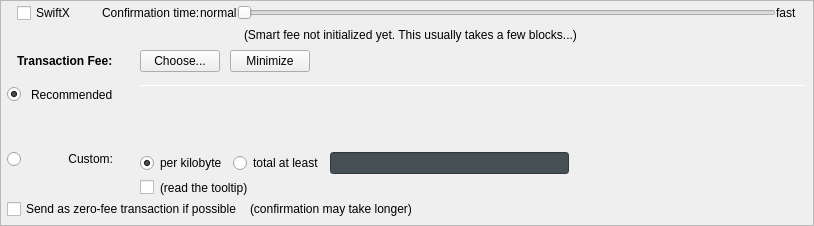
         <widget class="QFrame" name="frameFee">
          <property name="sizePolicy">
           <sizepolicy hsizetype="Expanding" vsizetype="Expanding">
            <horstretch>0</horstretch>
            <verstretch>0</verstretch>
           </sizepolicy>
          </property>
          <property name="maximumSize">
           <size>
            <width>16777215</width>
            <height>16777215</height>
           </size>
          </property>
          <property name="frameShape">
           <enum>QFrame::StyledPanel</enum>
          </property>
          <property name="frameShadow">
           <enum>QFrame::Sunken</enum>
          </property>
          <layout class="QVBoxLayout" name="verticalLayoutFee1">
           <property name="spacing">
            <number>0</number>
           </property>
           <property name="leftMargin">
            <number>0</number>
           </property>
           <property name="topMargin">
            <number>0</number>
           </property>
           <property name="rightMargin">
            <number>0</number>
           </property>
           <property name="bottomMargin">
            <number>0</number>
           </property>
           <item>
            <layout class="QVBoxLayout" name="verticalLayoutFee2" stretch="0,0,0,0">
             <property name="spacing">
              <number>0</number>
             </property>
             <property name="leftMargin">
              <number>6</number>
             </property>
             <property name="topMargin">
              <number>0</number>
             </property>
             <property name="rightMargin">
              <number>6</number>
             </property>
             <item>
              <layout class="QVBoxLayout" name="verticalLayout_feeConf">
               <property name="spacing">
                <number>0</number>
               </property>
               <property name="leftMargin">
                <number>10</number>
               </property>
               <property name="rightMargin">
                <number>10</number>
               </property>
               <property name="bottomMargin">
                <number>5</number>
               </property>
               <item>
                <layout class="QHBoxLayout" name="horizontalLayoutFee9">
                 <item>
                  <widget class="QCheckBox" name="checkSwiftTX">
                   <property name="enabled">
                    <bool>true</bool>
                   </property>
                   <property name="minimumSize">
                    <size>
                     <width>85</width>
                     <height>0</height>
                    </size>
                   </property>
                   <property name="toolTip">
                    <string>SwiftX technology allows for near instant transactions - A flat fee of 0.01 TWINS applies</string>
                   </property>
                   <property name="text">
                    <string>SwiftX</string>
                   </property>
                  </widget>
                 </item>
                 <item>
                  <widget class="QLabel" name="labelSmartFee3">
                   <property name="text">
                    <string>Confirmation time:</string>
                   </property>
                   <property name="margin">
                    <number>2</number>
                   </property>
                  </widget>
                 </item>
                 <item>
                  <widget class="QLabel" name="labelSmartFeeNormal">
                   <property name="text">
                    <string>normal</string>
                   </property>
                   <property name="margin">
                    <number>8</number>
                   </property>
                  </widget>
                 </item>
                 <item>
                  <widget class="QSlider" name="sliderSmartFee">
                   <property name="minimumSize">
                    <size>
                     <width>0</width>
                     <height>24</height>
                    </size>
                   </property>
                   <property name="minimum">
                    <number>0</number>
                   </property>
                   <property name="maximum">
                    <number>24</number>
                   </property>
                   <property name="pageStep">
                    <number>1</number>
                   </property>
                   <property name="value">
                    <number>0</number>
                   </property>
                   <property name="orientation">
                    <enum>Qt::Horizontal</enum>
                   </property>
                   <property name="invertedAppearance">
                    <bool>false</bool>
                   </property>
                   <property name="invertedControls">
                    <bool>false</bool>
                   </property>
                   <property name="tickPosition">
                    <enum>QSlider::NoTicks</enum>
                   </property>
                  </widget>
                 </item>
                 <item>
                  <widget class="QLabel" name="labelSmartFeeFast">
                   <property name="text">
                    <string>fast</string>
                   </property>
                   <property name="margin">
                    <number>8</number>
                   </property>
                  </widget>
                 </item>
                </layout>
               </item>
               <item>
                <layout class="QHBoxLayout" name="horizontalLayout_recommended_texts">
                 <property name="spacing">
                  <number>0</number>
                 </property>
                 <item>
                  <spacer name="horizontalSpacer_8">
                   <property name="orientation">
                    <enum>Qt::Horizontal</enum>
                   </property>
                   <property name="sizeHint" stdset="0">
                    <size>
                     <width>40</width>
                     <height>20</height>
                    </size>
                   </property>
                  </spacer>
                 </item>
                 <item>
                  <widget class="QLabel" name="labelFeeEstimation">
                   <property name="text">
                    <string/>
                   </property>
                   <property name="margin">
                    <number>2</number>
                   </property>
                  </widget>
                 </item>
                 <item>
                  <widget class="QLabel" name="labelSmartFee2">
                   <property name="text">
                    <string>(Smart fee not initialized yet. This usually takes a few blocks...)</string>
                   </property>
                   <property name="alignment">
                    <set>Qt::AlignLeading|Qt::AlignLeft|Qt::AlignVCenter</set>
                   </property>
                   <property name="wordWrap">
                    <bool>false</bool>
                   </property>
                   <property name="margin">
                    <number>2</number>
                   </property>
                   <property name="indent">
                    <number>-1</number>
                   </property>
                  </widget>
                 </item>
                 <item>
                  <spacer name="horizontalSpacer_3">
                   <property name="orientation">
                    <enum>Qt::Horizontal</enum>
                   </property>
                   <property name="sizeHint" stdset="0">
                    <size>
                     <width>40</width>
                     <height>20</height>
                    </size>
                   </property>
                  </spacer>
                 </item>
                </layout>
               </item>
              </layout>
             </item>
             <item>
              <layout class="QHBoxLayout" name="horizontalLayoutFee1">
               <property name="leftMargin">
                <number>10</number>
               </property>
               <property name="rightMargin">
                <number>10</number>
               </property>
               <property name="bottomMargin">
                <number>0</number>
               </property>
               <item>
                <layout class="QVBoxLayout" name="verticalLayoutFee7">
                 <property name="spacing">
                  <number>0</number>
                 </property>
                 <item>
                  <layout class="QHBoxLayout" name="horizontalLayoutSmartFee">
                   <property name="spacing">
                    <number>10</number>
                   </property>
                   <item>
                    <widget class="QLabel" name="labelFeeHeadline">
                     <property name="sizePolicy">
                      <sizepolicy hsizetype="Preferred" vsizetype="Maximum">
                       <horstretch>0</horstretch>
                       <verstretch>0</verstretch>
                      </sizepolicy>
                     </property>
                     <property name="font">
                      <font>
                       <weight>75</weight>
                       <bold>true</bold>
                      </font>
                     </property>
                     <property name="styleSheet">
                      <string notr="true">font-weight:bold;</string>
                     </property>
                     <property name="text">
                      <string>Transaction Fee:</string>
                     </property>
                    </widget>
                   </item>
                   <item>
                    <widget class="QLabel" name="labelFeeMinimized">
                     <property name="text">
                      <string/>
                     </property>
                    </widget>
                   </item>
                   <item>
                    <widget class="QPushButton" name="buttonChooseFee">
                     <property name="text">
                      <string>Choose...</string>
                     </property>
                    </widget>
                   </item>
                   <item>
                    <widget class="QPushButton" name="buttonMinimizeFee">
                     <property name="toolTip">
                      <string>collapse fee-settings</string>
                     </property>
                     <property name="text">
                      <string>Minimize</string>
                     </property>
                    </widget>
                   </item>
                  </layout>
                 </item>
                 <item>
                  <spacer name="verticalSpacer_5">
                   <property name="orientation">
                    <enum>Qt::Vertical</enum>
                   </property>
                   <property name="sizeHint" stdset="0">
                    <size>
                     <width>1</width>
                     <height>1</height>
                    </size>
                   </property>
                  </spacer>
                 </item>
                </layout>
               </item>
               <item>
                <spacer name="horizontalSpacer_4">
                 <property name="orientation">
                  <enum>Qt::Horizontal</enum>
                 </property>
                 <property name="sizeHint" stdset="0">
                  <size>
                   <width>40</width>
                   <height>20</height>
                  </size>
                 </property>
                </spacer>
               </item>
              </layout>
             </item>
             <item>
              <widget class="QFrame" name="frameFeeSelection">
               <layout class="QVBoxLayout" name="verticalLayoutFee12">
                <property name="spacing">
                 <number>0</number>
                </property>
                <property name="leftMargin">
                 <number>0</number>
                </property>
                <property name="topMargin">
                 <number>0</number>
                </property>
                <property name="rightMargin">
                 <number>0</number>
                </property>
                <property name="bottomMargin">
                 <number>0</number>
                </property>
                <item>
                 <layout class="QGridLayout" name="gridLayoutFee">
                  <property name="topMargin">
                   <number>10</number>
                  </property>
                  <property name="bottomMargin">
                   <number>4</number>
                  </property>
                  <property name="horizontalSpacing">
                   <number>10</number>
                  </property>
                  <property name="verticalSpacing">
                   <number>4</number>
                  </property>
                  <item row="2" column="0">
                   <layout class="QVBoxLayout" name="verticalLayoutFee4" stretch="0">
                    <item>
                     <spacer name="verticalSpacer_2">
                      <property name="orientation">
                       <enum>Qt::Vertical</enum>
                      </property>
                      <property name="sizeHint" stdset="0">
                       <size>
                        <width>1</width>
                        <height>1</height>
                       </size>
                      </property>
                     </spacer>
                    </item>
                   </layout>
                  </item>
                  <item row="3" column="0">
                   <layout class="QVBoxLayout" name="verticalLayoutFee9" stretch="0,1">
                    <item>
                     <widget class="QRadioButton" name="radioCustomFee">
                      <property name="text">
                       <string/>
                      </property>
                      <attribute name="buttonGroup">
                       <string notr="true">groupFee</string>
                      </attribute>
                     </widget>
                    </item>
                    <item>
                     <spacer name="verticalSpacer_6">
                      <property name="orientation">
                       <enum>Qt::Vertical</enum>
                      </property>
                      <property name="sizeHint" stdset="0">
                       <size>
                        <width>1</width>
                        <height>1</height>
                       </size>
                      </property>
                     </spacer>
                    </item>
                   </layout>
                  </item>
                  <item row="3" column="1">
                   <widget class="QLabel" name="labelCustomFee">
                    <property name="text">
                     <string>Custom:</string>
                    </property>
                    <property name="alignment">
                     <set>Qt::AlignRight|Qt::AlignTop|Qt::AlignTrailing</set>
                    </property>
                   </widget>
                  </item>
                  <item row="3" column="4">
                   <layout class="QVBoxLayout" name="verticalLayoutFee8">
                    <property name="spacing">
                     <number>6</number>
                    </property>
                    <item>
                     <layout class="QHBoxLayout" name="horizontalLayoutFee13">
                      <item>
                       <widget class="QRadioButton" name="radioCustomPerKilobyte">
                        <property name="toolTip">
                         <string>If the custom fee is set to 1000 uTWINSs and the transaction is only 250 bytes, then &quot;per kilobyte&quot; only pays 250 uTWINSs in fee,&lt;br /&gt;while &quot;at least&quot; pays 1000 uTWINSs. For transactions bigger than a kilobyte both pay by kilobyte.</string>
                        </property>
                        <property name="text">
                         <string>per kilobyte</string>
                        </property>
                        <property name="checked">
                         <bool>true</bool>
                        </property>
                        <attribute name="buttonGroup">
                         <string notr="true">groupCustomFee</string>
                        </attribute>
                       </widget>
                      </item>
                      <item>
                       <widget class="QRadioButton" name="radioCustomAtLeast">
                        <property name="toolTip">
                         <string>If the custom fee is set to 1000 uTWINSs and the transaction is only 250 bytes, then &quot;per kilobyte&quot; only pays 250 uTWINSs in fee,&lt;br /&gt;while &quot;total at least&quot; pays 1000 uTWINSs. For transactions bigger than a kilobyte both pay by kilobyte.</string>
                        </property>
                        <property name="text">
                         <string>total at least</string>
                        </property>
                        <attribute name="buttonGroup">
                         <string notr="true">groupCustomFee</string>
                        </attribute>
                       </widget>
                      </item>
                      <item>
                       <widget class="BitcoinAmountField" name="customFee">
                        <property name="styleSheet">
                         <string notr="true">background-color:rgb(70, 81, 86);
color:rgb(211, 215, 207);</string>
                        </property>
                       </widget>
                      </item>
                      <item>
                       <spacer name="horizontalSpacer_6">
                        <property name="orientation">
                         <enum>Qt::Horizontal</enum>
                        </property>
                        <property name="sizeHint" stdset="0">
                         <size>
                          <width>1</width>
                          <height>1</height>
                         </size>
                        </property>
                       </spacer>
                      </item>
                     </layout>
                    </item>
                    <item>
                     <layout class="QHBoxLayout" name="horizontalLayoutFee8">
                      <item>
                       <widget class="QCheckBox" name="checkBoxMinimumFee">
                        <property name="toolTip">
                         <string>Paying only the minimum fee is just fine as long as there is less transaction volume than space in the blocks.&lt;br /&gt;But be aware that this can end up in a never confirming transaction once there is more demand for TWINS transactions than the network can process.</string>
                        </property>
                        <property name="text">
                         <string/>
                        </property>
                       </widget>
                      </item>
                      <item>
                       <widget class="QLabel" name="labelMinFeeWarning">
                        <property name="enabled">
                         <bool>true</bool>
                        </property>
                        <property name="toolTip">
                         <string>Paying only the minimum fee is just fine as long as there is less transaction volume than space in the blocks.&lt;br /&gt;But be aware that this can end up in a never confirming transaction once there is more demand for TWINS transactions than the network can process.</string>
                        </property>
                        <property name="text">
                         <string>(read the tooltip)</string>
                        </property>
                        <property name="margin">
                         <number>5</number>
                        </property>
                       </widget>
                      </item>
                      <item>
                       <spacer name="horizontalSpacer_2">
                        <property name="orientation">
                         <enum>Qt::Horizontal</enum>
                        </property>
                        <property name="sizeHint" stdset="0">
                         <size>
                          <width>1</width>
                          <height>1</height>
                         </size>
                        </property>
                       </spacer>
                      </item>
                     </layout>
                    </item>
                   </layout>
                  </item>
                  <item row="1" column="1">
                   <widget class="QLabel" name="labelSmartFee_2">
                    <property name="text">
                     <string>Recommended</string>
                    </property>
                   </widget>
                  </item>
                  <item row="1" column="2">
                   <widget class="QLabel" name="labelSmartFee">
                    <property name="text">
                     <string/>
                    </property>
                    <property name="margin">
                     <number>2</number>
                    </property>
                   </widget>
                  </item>
                  <item row="1" column="0">
                   <widget class="QRadioButton" name="radioSmartFee">
                    <property name="text">
                     <string/>
                    </property>
                    <property name="checked">
                     <bool>true</bool>
                    </property>
                    <attribute name="buttonGroup">
                     <string notr="true">groupFee</string>
                    </attribute>
                   </widget>
                  </item>
                  <item row="0" column="4" rowspan="3">
                   <layout class="QVBoxLayout" name="verticalLayoutFee3" stretch="0,0,0,0">
                    <property name="spacing">
                     <number>6</number>
                    </property>
                    <property name="topMargin">
                     <number>2</number>
                    </property>
                    <property name="bottomMargin">
                     <number>20</number>
                    </property>
                    <item>
                     <widget class="Line" name="line_2">
                      <property name="minimumSize">
                       <size>
                        <width>0</width>
                        <height>1</height>
                       </size>
                      </property>
                      <property name="maximumSize">
                       <size>
                        <width>16777215</width>
                        <height>1</height>
                       </size>
                      </property>
                      <property name="orientation">
                       <enum>Qt::Horizontal</enum>
                      </property>
                     </widget>
                    </item>
                    <item>
                     <layout class="QHBoxLayout" name="horizontalLayoutFee12">
                      <item>
                       <spacer name="horizontalSpacer_5">
                        <property name="orientation">
                         <enum>Qt::Horizontal</enum>
                        </property>
                        <property name="sizeHint" stdset="0">
                         <size>
                          <width>1</width>
                          <height>1</height>
                         </size>
                        </property>
                       </spacer>
                      </item>
                     </layout>
                    </item>
                    <item>
                     <spacer name="verticalSpacer_4">
                      <property name="orientation">
                       <enum>Qt::Vertical</enum>
                      </property>
                      <property name="sizeHint" stdset="0">
                       <size>
                        <width>1</width>
                        <height>1</height>
                       </size>
                      </property>
                     </spacer>
                    </item>
                    <item>
                     <spacer name="verticalSpacer_3">
                      <property name="orientation">
                       <enum>Qt::Vertical</enum>
                      </property>
                      <property name="sizeHint" stdset="0">
                       <size>
                        <width>20</width>
                        <height>40</height>
                       </size>
                      </property>
                     </spacer>
                    </item>
                   </layout>
                  </item>
                 </layout>
                </item>
                <item>
                 <layout class="QHBoxLayout" name="horizontalLayoutFee5" stretch="0,0,0">
                  <property name="spacing">
                   <number>8</number>
                  </property>
                  <property name="bottomMargin">
                   <number>4</number>
                  </property>
                  <item>
                   <widget class="QCheckBox" name="checkBoxFreeTx">
                    <property name="text">
                     <string>Send as zero-fee transaction if possible</string>
                    </property>
                   </widget>
                  </item>
                  <item>
                   <widget class="QLabel" name="labelFreeTx">
                    <property name="text">
                     <string>(confirmation may take longer)</string>
                    </property>
                    <property name="margin">
                     <number>5</number>
                    </property>
                   </widget>
                  </item>
                  <item>
                   <spacer name="horizontalSpacerFee5">
                    <property name="orientation">
                     <enum>Qt::Horizontal</enum>
                    </property>
                    <property name="sizeHint" stdset="0">
                     <size>
                      <width>1</width>
                      <height>1</height>
                     </size>
                    </property>
                   </spacer>
                  </item>
                 </layout>
                </item>
                <item>
                 <spacer name="verticalSpacerFee2">
                  <property name="orientation">
                   <enum>Qt::Vertical</enum>
                  </property>
                  <property name="sizeHint" stdset="0">
                   <size>
                    <width>1</width>
                    <height>1</height>
                   </size>
                  </property>
                 </spacer>
                </item>
               </layout>
              </widget>
             </item>
             <item>
              <spacer name="verticalSpacerFee">
               <property name="orientation">
                <enum>Qt::Vertical</enum>
               </property>
               <property name="sizeHint" stdset="0">
                <size>
                 <width>800</width>
                 <height>1</height>
                </size>
               </property>
              </spacer>
             </item>
            </layout>
           </item>
          </layout>
         </widget>
